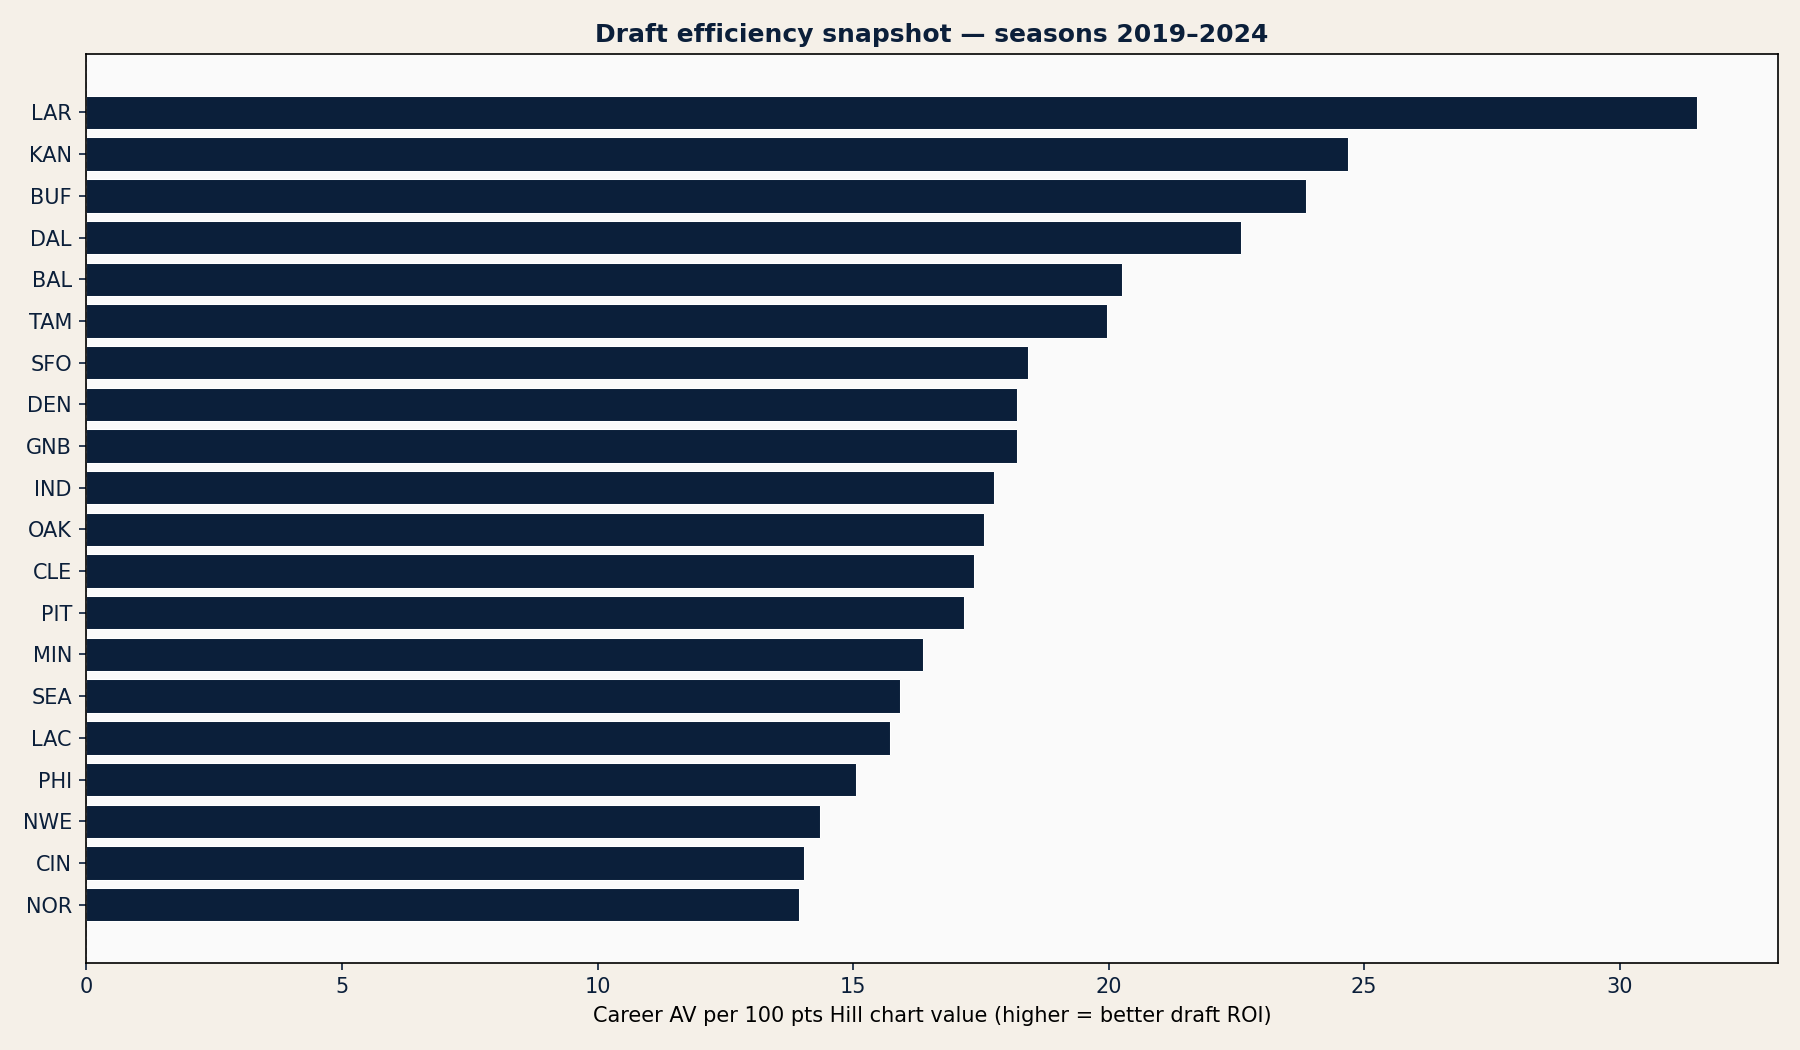

Python code for this plot:
"""
Draft capital vs realized value (nflverse)
Joins historical draft picks with the Hill trade-value chart and career AV (w_av).
Run: python models/draft_value.py
"""

from __future__ import annotations

import sys
from pathlib import Path

import matplotlib.pyplot as plt
import nfl_data_py as nfl
import pandas as pd

_ROOT = Path(__file__).resolve().parent.parent
if str(_ROOT) not in sys.path:
    sys.path.insert(0, str(_ROOT))

# Recent drafts where outcomes are still forming (exclude current year if sparse)
DRAFT_SEASONS = list(range(2019, 2025))


def main() -> None:
    print("Loading draft picks and value chart...")
    picks = nfl.import_draft_picks(DRAFT_SEASONS)
    chart = nfl.import_draft_values()

    merged = picks.merge(chart, on="pick", how="left")
    merged["hill"] = merged["hill"].fillna(0)

    by_team = (
        merged.groupby("team", as_index=False)
        .agg(
            chart_capital=("hill", "sum"),
            career_av=("w_av", "sum"),
            picks=("pick", "count"),
        )
        .query("chart_capital > 0")
        .assign(
            av_per_100_chart=lambda d: (d["career_av"] / d["chart_capital"]) * 100
        )
        .sort_values("av_per_100_chart", ascending=False)
    )

    print(f"\nTeams ranked by career AV per 100 points of Hill chart capital ({DRAFT_SEASONS[0]}–{DRAFT_SEASONS[-1]}):")
    print(by_team.head(10).to_string(index=False))

    navy, orange, cream = "#0B1F3A", "#E87722", "#F5F0E8"
    fig, ax = plt.subplots(figsize=(12, 7))
    fig.patch.set_facecolor(cream)
    plot_df = by_team.head(20).sort_values("av_per_100_chart", ascending=True)
    colors = [orange if t == "CHI" else navy for t in plot_df["team"]]
    ax.barh(plot_df["team"], plot_df["av_per_100_chart"], color=colors, edgecolor="white", linewidth=0.5)
    ax.set_facecolor("#FAFAFA")
    ax.axvline(0, color="gray", lw=0.8, linestyle="--", alpha=0.6)
    ax.set_xlabel("Career AV per 100 pts Hill chart value (higher = better draft ROI)")
    ax.set_title(
        f"Draft efficiency snapshot — seasons {DRAFT_SEASONS[0]}–{DRAFT_SEASONS[-1]}",
        color=navy,
        fontweight="bold",
    )
    ax.tick_params(colors=navy)
    plt.tight_layout()
    out = Path(__file__).resolve().parent / "draft_value.png"
    plt.savefig(out, dpi=150)
    plt.close(fig)
    print(f"\nSaved {out}")


if __name__ == "__main__":
    main()
